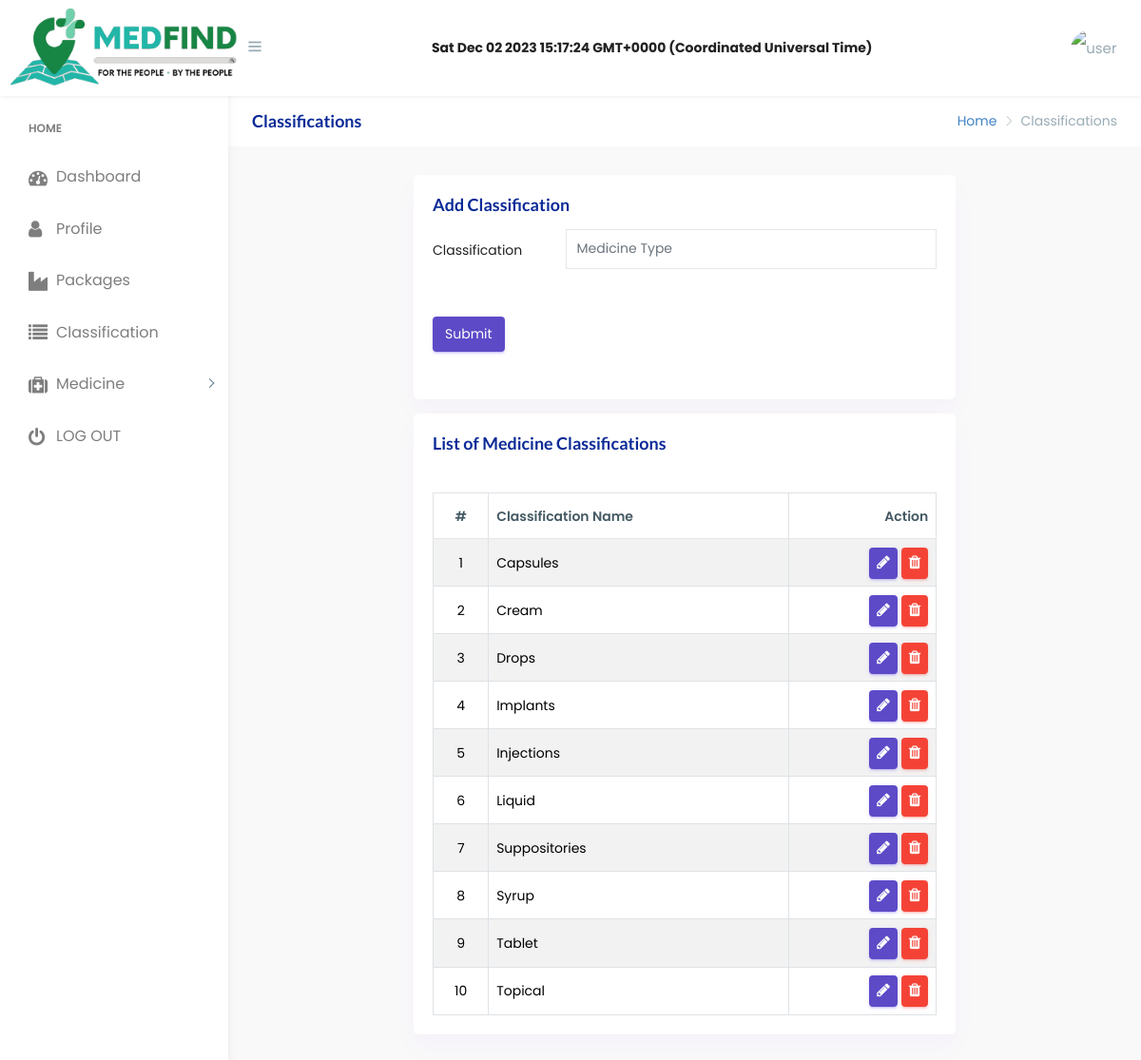
The app's page /categories.php (signed in) with its own data.
### tables this page shows
CREATE TABLE `classification` (
  `class_id` int(11) NOT NULL,
  `class_name` varchar(255) DEFAULT NULL
);

### categories.php (the view, shortened to what this page needs)
<?php include('./constant/layout/head.php');?>
<?php include('./constant/layout/header.php');?>
<?php include('./constant/layout/sidebar.php');?>
<?php include('./constant/connect.php');
$sql = "SELECT*from classification order by class_name asc";
$result = $connect->query($sql);
?>
<link href="css/jquery.datatables.css" rel="stylesheet">
<div class="page-wrapper">
    <div class="row page-titles">
        <div class="col-md-5 align-self-center">
            <h3 class="text-primary">Classifications</h3> </div>
            <div class="col-md-7 align-self-center">
                <ol class="breadcrumb">
                    <li class="breadcrumb-item"><a href="javascript:void(0)">Home</a></li>
                    <li class="breadcrumb-item active">Classifications</li>
                </ol>
            </div>
        </div>
        <div class="container-fluid">
            <div class="col-lg-8" style="margin: auto;">
                <div class="card card-body">
                    <h3 class="text-primary">Add Classification</h3>
                    <form class="form-horizontal" method="POST"  id="submitBrandForm" action="action/createCategories.php" enctype="multipart/form-data">
                        <div class="form-group">
                            <div class="row">
                                <label class="col-sm-3 control-label">Classification</label>
                                <div class="col-sm-9">
                                    <input type="text"  class="form-control"id="class_name" placeholder="Medicine Type" name="class_name"  required=""/>
                                </div>
                            </div>
                        </div>
                        <button type="submit" name="create" id="createCategoriesBtn" class="btn btn-primary btn-flat m-b-30 m-t-30">Submit</button>
                    </form>
                </div>
                <div class="card">
                    <div class="card-body">
                        <h3 class="text-primary">List of Medicine Classifications</h3>
                        <div class="table-responsive m-t-40">
                            <table id="table2" class="table table-bordered table-striped">
                                <thead>
                                    <tr>
                                        <th class="text-center">#</th>
                                        <th>Classification Name</th>
                                        <th>Action</th>
                                    </tr>
                                </thead>
                                <tbody>
                                    <?php
                                        $i = 0;
                                        foreach ($result as $row) {
                                        $i++;
                                    ?>
                                    <tr style="color:black">
                                        <td class="text-center" style="color:black"><?=$i?></td>
                                        <td style="color:black"><?php echo $row['class_name'] ?></td>
                                        <td>
                                            <a href="editcategory.php?id=<?php echo $row['class_id']?>"><button type="button" class="btn btn-xs btn-primary" ><i class="fa fa-pencil"></i></button></a>
                                            <a href="action/removeCategories.php?id=<?php echo $row['class_id']?>" ><button type="button" class="btn btn-xs btn-danger" onclick="return confirm('Are you sure to delete this record?')"><i class="fa fa-trash"></i></button></a>
                                        </td>
                                    </tr>
                                    <?php    } ?>
                                </tbody>
                            </table>
                        </div>
                    </div>
                </div>
            </div>
        </div>
    </div>
</div>
<?php include('./constant/layout/footer.php');?>

### assets/css/helper.css (style rules this page uses)
.m-t-30 { margin-top: 30px!important; }
.m-t-40 { margin-top: 40px!important; }
.m-b-30 { margin-bottom: 30px!important; }

### records on screen
classification: class_name "Capsules"
classification: class_name "Cream"
classification: class_name "Drops"
classification: class_name "Implants"
classification: class_name "Injections"
classification: class_name "Liquid"
classification: class_name "Suppositories"
classification: class_name "Syrup"
classification: class_name "Tablet"
classification: class_name "Topical"
